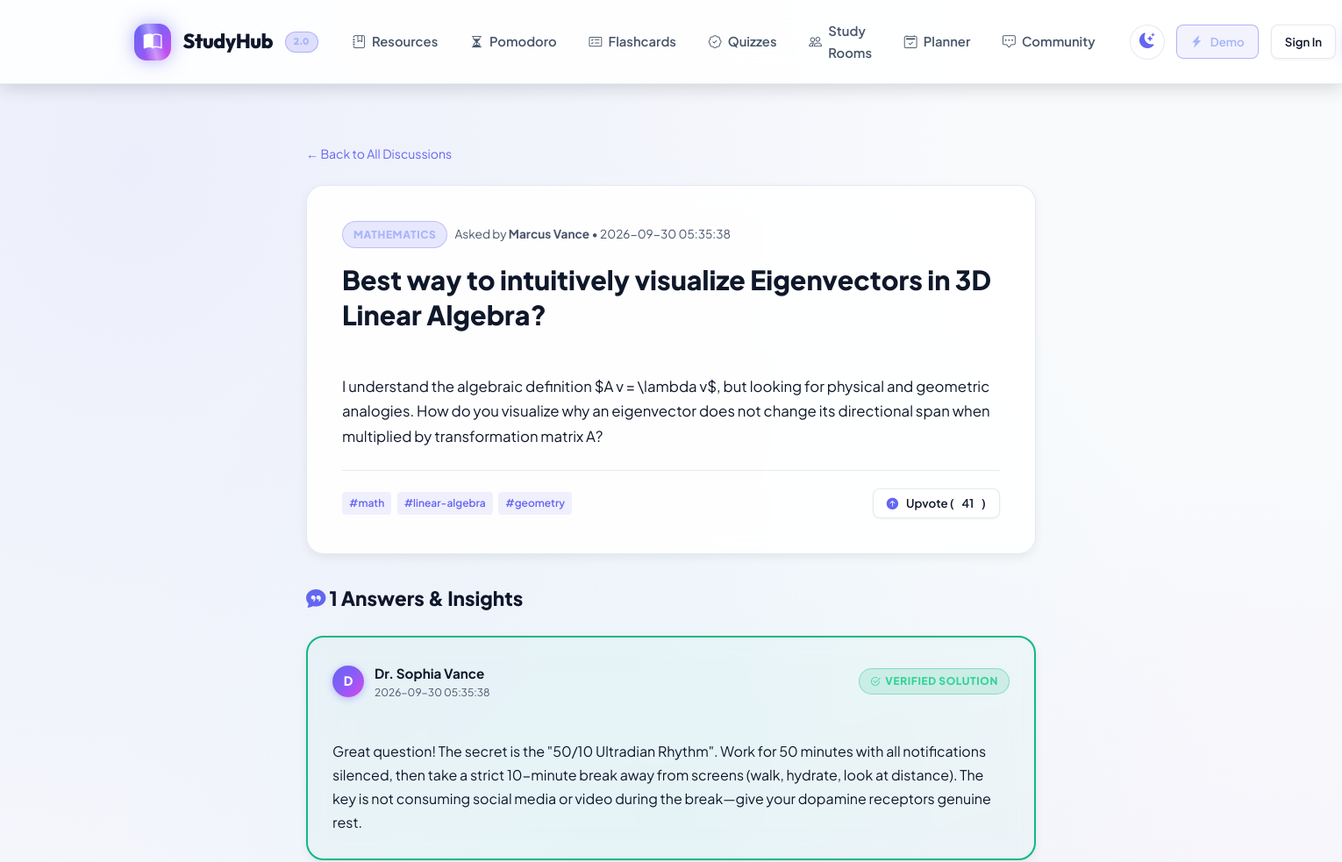
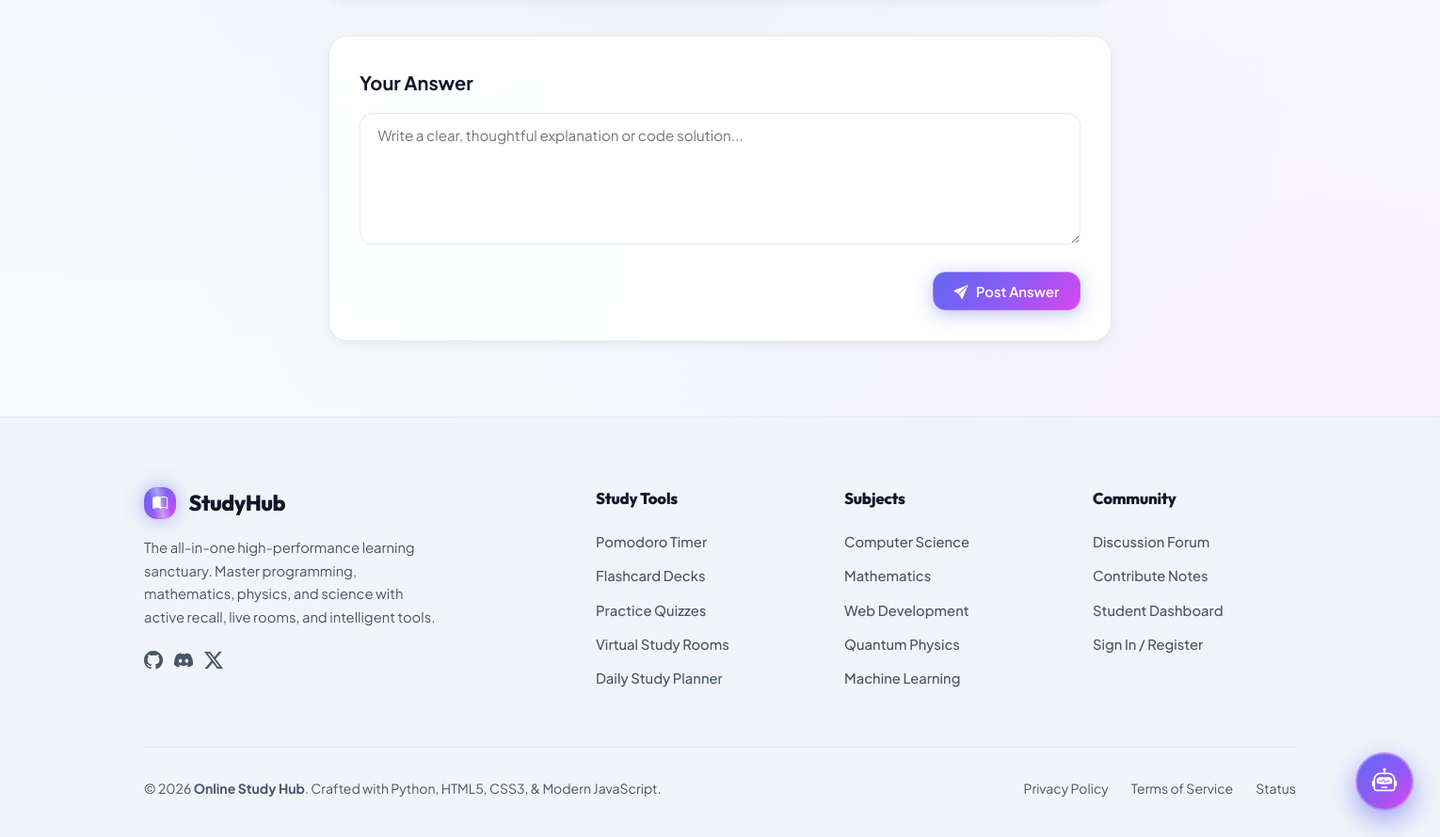
/community/2, run on the app's committed database (2 pictures, top to bottom).
### tables this page shows
CREATE TABLE community_topics (
        id INTEGER PRIMARY KEY AUTOINCREMENT,
        user_id INTEGER REFERENCES users(id) ON DELETE CASCADE,
        title TEXT NOT NULL,
        category TEXT NOT NULL,
        content TEXT NOT NULL,
        upvotes INTEGER DEFAULT 0,
        author_name TEXT NOT NULL,
        tags TEXT DEFAULT 'general',
        created_at TIMESTAMP DEFAULT CURRENT_TIMESTAMP
    );

CREATE TABLE community_replies (
        id INTEGER PRIMARY KEY AUTOINCREMENT,
        topic_id INTEGER REFERENCES community_topics(id) ON DELETE CASCADE,
        user_id INTEGER REFERENCES users(id) ON DELETE CASCADE,
        author_name TEXT NOT NULL,
        avatar TEXT DEFAULT 'avatar-2',
        content TEXT NOT NULL,
        upvotes INTEGER DEFAULT 0,
        is_solution INTEGER DEFAULT 0,
        created_at TIMESTAMP DEFAULT CURRENT_TIMESTAMP
    );

### app.py (the view)
@app.route('/community/<int:topic_id>')
def community_topic(topic_id):
    topic = models.get_community_topic(topic_id)
    if not topic:
        flash("Discussion topic not found.", 'error')
        return redirect(url_for('community'))
    replies = models.get_topic_replies(topic_id)
    return render_template('community_detail.html', topic=topic, replies=replies)

### app.py (called while the page is built)
@app.context_processor
def inject_global_data():
    current_user = None
    user_id = session.get('user_id')
    if user_id:
        current_user = models.get_user_by_id(user_id)
        if not current_user:
            session.pop('user_id', None)
    platform_stats = models.get_platform_stats()
    return {
        'current_user': current_user,
        'platform_stats': platform_stats,
        'app_name': 'StudyHub',
        'subjects_list': [
            'Computer Science', 'Mathematics', 'Physics', 'Data Science',
            'Web Development', 'Engineering', 'Literature', 'General Study'
        ]
    }

### database.py (called while the page is built)
def get_db():
    conn = sqlite3.connect(DB_PATH)
    conn.row_factory = sqlite3.Row
    return conn

### models.py (called while the page is built)
def get_community_topic(topic_id):
    conn = get_db()
    topic = conn.execute("SELECT * FROM community_topics WHERE id = ?", (topic_id,)).fetchone()
    conn.close()
    return topic

def get_topic_replies(topic_id):
    conn = get_db()
    replies = conn.execute('''
        SELECT * FROM community_replies
        WHERE topic_id = ?
        ORDER BY is_solution DESC, upvotes DESC, created_at ASC
    ''', (topic_id,)).fetchall()
    conn.close()
    return replies

def get_platform_stats():
    conn = get_db()
    total_users = conn.execute("SELECT COUNT(*) FROM users").fetchone()[0]
    total_resources = conn.execute("SELECT COUNT(*) FROM resources").fetchone()[0]
    total_decks = conn.execute("SELECT COUNT(*) FROM flashcard_decks").fetchone()[0]
    total_quizzes = conn.execute("SELECT COUNT(*) FROM quizzes").fetchone()[0]
    total_rooms = conn.execute("SELECT COUNT(*) FROM study_rooms").fetchone()[0]
    conn.close()
    return {
        "users": total_users + 1240, # Add social proof baseline
        "resources": total_resources,
        "decks": total_decks,
        "quizzes": total_quizzes,
        "rooms": total_rooms,
        "study_hours": 14850
    }

### templates/community_detail.html (shortened to what this page needs)
{% extends "base.html" %}
{% block content %}
<div class="container container-narrow" style="padding: 3rem 1.5rem 5rem;">
  <div style="font-size: 0.875rem; color: var(--text-muted); margin-bottom: 1.5rem;">
    <a href="{{ url_for('community') }}">&larr; Back to All Discussions</a>
  </div>
  <article class="card" style="padding: 2.5rem; margin-bottom: 2rem;">
    <div style="display: flex; gap: 0.5rem; align-items: center; margin-bottom: 1rem;">
      <span class="badge badge-cs">{{ topic['category'] }}</span>
      <span style="font-size: 0.85rem; color: var(--text-muted);">
        Asked by <strong>{{ topic['author_name'] }}</strong> &bull; {{ topic['created_at'] }}
      </span>
    </div>
    <h1 style="font-size: 1.9rem; font-weight: 800; line-height: 1.3; margin-bottom: 1.25rem;">
      {{ topic['title'] }}
    </h1>
    <div style="font-size: 1.05rem; line-height: 1.7; color: var(--text-main); margin-bottom: 1.5rem; white-space: pre-line;">
      {{ topic['content'] }}
    </div>
    <div style="display: flex; justify-content: space-between; align-items: center; padding-top: 1.25rem; border-top: 1px solid var(--border-subtle); flex-wrap: wrap; gap: 0.75rem;">
      <div style="display: flex; gap: 0.4rem;">
        {% for tag in topic['tags'].split(',') %}
          {% if tag.strip() %}
            <span style="font-size: 0.75rem; color: var(--primary); background: var(--primary-light); padding: 3px 8px; border-radius: 4px; font-weight: 600;">
              #{{ tag.strip() }}
            </span>
          {% endif %}
        {% endfor %}
      </div>
      <button type="button" class="btn btn-secondary btn-sm btn-upvote" data-topic-id="{{ topic['id'] }}">
        <i class="bi bi-arrow-up-circle-fill" style="color: var(--primary);"></i> Upvote (<span class="upvote-count">{{ topic['upvotes'] }}</span>)
      </button>
    </div>
  </article>
  <div style="margin-bottom: 2.5rem;">
    <h3 style="font-size: 1.4rem; font-weight: 800; margin-bottom: 1.5rem;">
      <i class="bi bi-chat-quote-fill" style="color: var(--primary);"></i> {{ replies|length }} Answers & Insights
    </h3>
    {% if replies %}
      <div style="display: flex; flex-direction: column; gap: 1.25rem;">
        {% for r in replies %}
          <div class="card" style="padding: 1.75rem; {% if r['is_solution'] %}border: 2px solid #10b981; background: rgba(16, 185, 129, 0.03);{% endif %}">
            <div style="display: flex; justify-content: space-between; align-items: center; margin-bottom: 1rem;">
              <div style="display: flex; align-items: center; gap: 0.75rem;">
                <div class="avatar-circle" style="width: 36px; height: 36px; font-size: 0.9rem;">
                  {{ r['author_name'][0]|upper }}
                </div>
                <div>
                  <div style="font-weight: 700; font-size: 0.95rem;">{{ r['author_name'] }}</div>
                  <div style="font-size: 0.75rem; color: var(--text-muted);">{{ r['created_at'] }}</div>
                </div>
              </div>
              {% if r['is_solution'] %}
                <span class="badge badge-diff-beginner" style="display: flex; align-items: center; gap: 0.3rem;">
                  <i class="bi bi-check2-circle"></i> Verified Solution
                </span>
              {% endif %}
            </div>
            <div style="font-size: 1rem; line-height: 1.7; color: var(--text-main); white-space: pre-line;">
              {{ r['content'] }}
            </div>
          </div>
        {% endfor %}
      </div>
    {% else %}
      <div class="card" style="padding: 2rem; text-align: center; color: var(--text-muted);">
        <p>No answers submitted yet. Be the first to share your knowledge!</p>
      </div>
    {% endif %}
  </div>
  <div class="card" style="padding: 2rem;">
    <h3 style="font-size: 1.25rem; font-weight: 700; margin-bottom: 1rem;">Your Answer</h3>
    <form method="POST" action="{{ url_for('api_reply_topic', topic_id=topic['id']) }}">
      <div class="form-group">
        <textarea name="content" class="form-control" style="min-height: 140px;" placeholder="Write a clear, thoughtful explanation or code solution..." required></textarea>
      </div>
      <div style="display: flex; justify-content: flex-end;">
        <button type="submit" class="btn btn-primary">
          <i class="bi bi-send-fill"></i> Post Answer
        </button>
      </div>
    </form>
  </div>
</div>
{% endblock %}

### data on the page
community_topics: category "MATHEMATICS", author_name "Marcus Vance", created_at "2026-09-30 05:35:38", title "Best way to intuitively visualize Eigenvectors in 3D Linear Algebra?", content "I understand the algebraic definition $A v = \\lambda v$, but looking for physical and geometric analogies. How do you visualize why an eigenvector does not change its directional span when multiplied by transformation matrix A?", upvotes "41"
community_replies: author_name "D", author_name "Dr. Sophia Vance", created_at "2026-09-30 05:35:38", is_solution 1 (drawn), content "Great question! The secret is the \"50/10 Ultradian Rhythm\". Work for 50 minutes with all notifications silenced, then take a strict 10-minute break away from screens (walk, hydrate, look at distance). The key is not consuming social media or video during the break—give your dopamine receptors genuine rest."

### other printed values
{{ tag.strip() }} "math" "linear-algebra" "geometry"
{{ replies|length }} "1"
